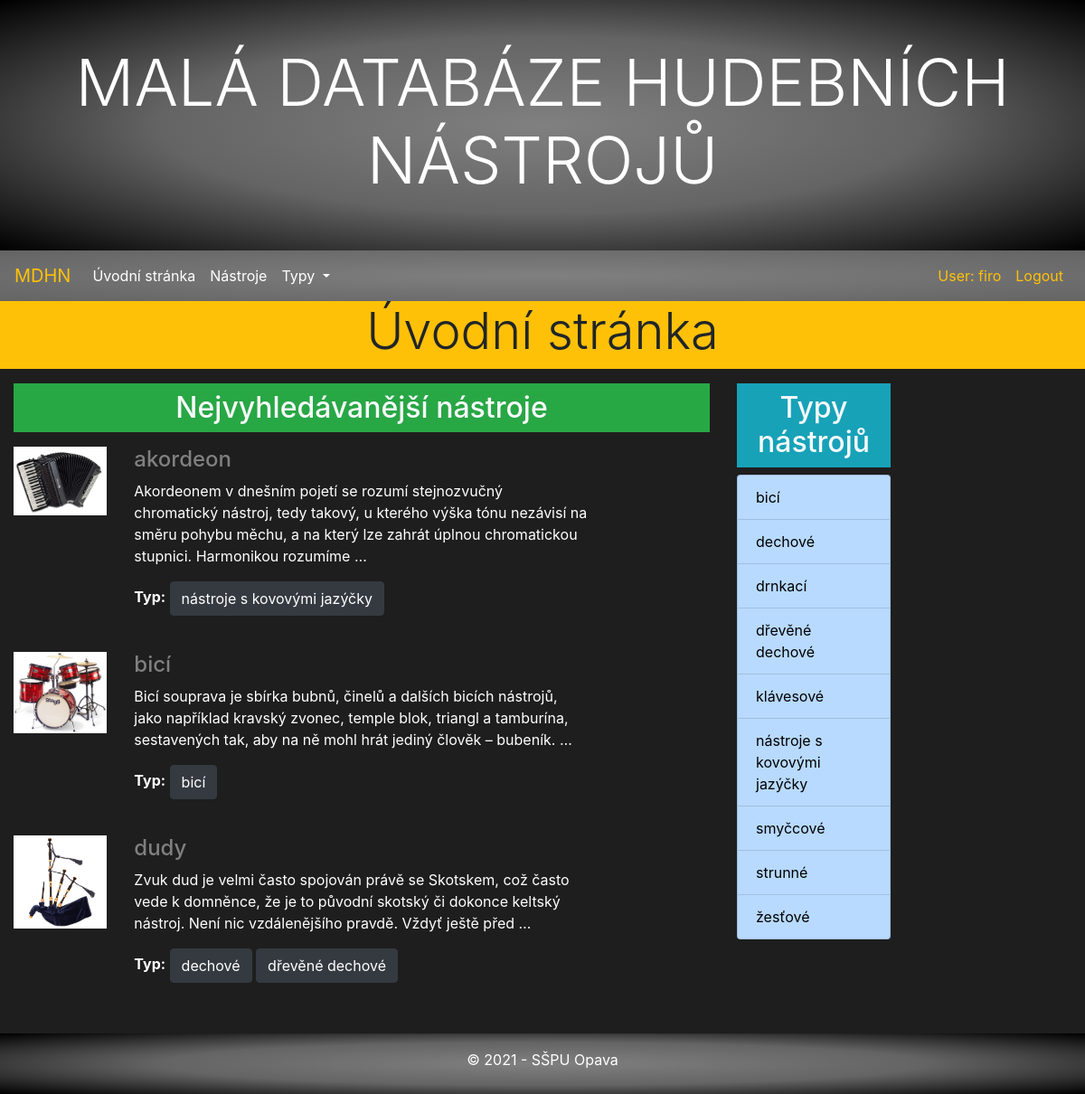
Screenshot of /music/ (signed in) with the database file from the repository.
### music/models.py (models this page shows, shortened)
class Instrument(models.Model):
    title = models.CharField(max_length=200, verbose_name="Title")
    history = models.TextField(blank=True, null=True, verbose_name="History")
    poster = models.ImageField(upload_to=poster_path, blank=True, null=True, verbose_name="Poster")
    type = models.ManyToManyField(Type, help_text='Select a type for this instrument')
    class Meta:
        ordering = ["title"]

class Type(models.Model):
    name = models.CharField(max_length=100, unique=True, verbose_name="Type name",
                            help_text='Enter a type of musical instrument')
    class Meta:
        ordering = ["name"]

### music/views.py (the view)
# urls.py: path('', views.index, name='index'),
def index(request):
    instruments = Instrument.objects.order_by('title')[:3]
    context = {
        'instruments': instruments,
    }
    return render(request, 'index.html', context=context)

### music/context_processors.py (called while the page is built)
def types(request):
    return {'types': Type.objects.all()}

### music/templates/index.html (shortened to what this page needs)
{% extends "base.html" %} {% block content %}
<div class="row mb-3">
    <div class="col-sm-12 bg-warning">
        <h2 class="display-4 text-center">Úvodní stránka</h2>
    </div>
</div>
<div class="row">
    <div class="col-md-6 col-xl-8">
        <h2 class="text-center bg-success text-light p-2 nejvyhledavanejsi_nastroje">Nejvyhledávanější nástroje</h2>
        {% include "blocks/top_instruments.html" %}
    </div>
    <div class="col-md-3 col-xl-2">
        <h2 class="text-center bg-info text-light p-2">Typy nástrojů</h2>
        {% include "blocks/type_list.html" %}
    </div>
</div>
{% endblock %}

### music/templates/page/navbar.html (shortened to what this page needs)
<nav class="navbar navbar-expand-md bg-dark navbar-dark">
    <a class="navbar-brand text-warning" href="{% url 'index' %}">MDHN</a>
    <div class="collapse navbar-collapse" id="collapsibleNavbar">
        <ul class="navbar-nav mr-auto">
            <li class="nav-item">
                <a class="nav-link active" href="{% url 'index' %}">Úvodní stránka</a>
            </li>
            <li class="nav-item">
                <a class="nav-link text-white" href="{% url 'instrument_list' %}">Nástroje</a>
            </li>
            <li class="nav-item dropdown">
                <a class="nav-link text-white dropdown-toggle" href="#" id="navbardrop" data-toggle="dropdown">
                    Typy
                </a>
            </li>
        </ul>
        <ul class="navbar-nav">
            {% if user.is_authenticated %}
            <li class="nav-item"><a href="{% url 'index' %}" class="nav-link text-warning">User: {{ user.get_username }}</a></li>
            <li class="nav-item"><a href="{% url 'logout'%}" class="nav-link text-warning">Logout</a></li>
            {% else %}
            <li class="nav-item"><a href="{% url 'login'%}?next={{request.path}}" class="nav-link text-warning">Login</a></li>
            {% endif %}
        </ul>
    </div>
</nav>

### music/templates/blocks/top_instruments.html
{% load mathfilters %}
<div>
    {% for instrument in instruments %}
    <div class="row mt-3 mb-3 pb-2">
        <div class="col-md-2">
            {% if instrument.poster %}
            <a href="{% url 'instrument-detail' instrument.id %}"><img class="img-fluid" src="{{ instrument.poster.url }}" alt="{{ instrument.title }}"></a>
            {% endif %}
        </div>
        <div class="col-md-8">
            <h4><a class="ag" href="{% url 'instrument-detail' instrument.id %}">{{ instrument.title }}</a></h4>
            <p>{{ instrument.history|truncatewords:30 }}</p>
            <p><strong>Typ:</strong>{% for typ in instrument.type.all %} <a href="{% url 'instrument-type' typ.name %}" class="btn btn-dark">{{ typ.name }}</a> {% endfor %}</p>
        </div>
    </div>
    {% endfor %}
</div>

### music/templates/blocks/type_list.html
<ul class="list-group">
    {% for type in types %}
    <li class="list-group-item list-group-item-primary"><a class="ab" href="{% url 'instrument-type' type.name %}">{{ type.name }}</a></li>
    {% endfor %}
</ul>

### music/static/css/styles.css (style rules this page uses)
.navbar { background-image: repeating-radial-gradient(gray, rgb(100, 100, 100)); }
body { background-color: #1e1e1e; }
p { color: white; }
a { color: gray; }
.ab { color: black; }
h4 { color: white; }
.nejvyhledavanejsi_nastroje { background-color: springgreen; }

### rows the page displays
Instrument: poster (picture), title "akordeon", history "Akordeonem v dnešním pojetí se rozumí stejnozvučný chromatický nástroj, tedy takový, u kterého výška tónu nezávisí na směru pohybu měchu, a na který lze zahrát úplnou chromatickou stupnici. Harmonikou rozumíme …"
Type: name "nástroje s kovovými jazýčky"
Instrument: poster (picture), title "bicí", history "Bicí souprava je sbírka bubnů, činelů a dalších bicích nástrojů, jako například kravský zvonec, temple blok, triangl a tamburína, sestavených tak, aby na ně mohl hrát jediný člověk – bubeník. …"
Type: name "bicí"
Instrument: poster (picture), title "dudy", history "Zvuk dud je velmi často spojován právě se Skotskem, což často vede k domněnce, že je to původní skotský či dokonce keltský nástroj. Není nic vzdálenějšího pravdě. Vždyť ještě před …"
Type: name "dechové"
Type: name "dřevěné dechové"
Type: name "drnkací"
Type: name "klávesové"
Type: name "smyčcové"
Type: name "strunné"
Type: name "žesťové"

### other values shown
{{ user.get_username }} "firo"
